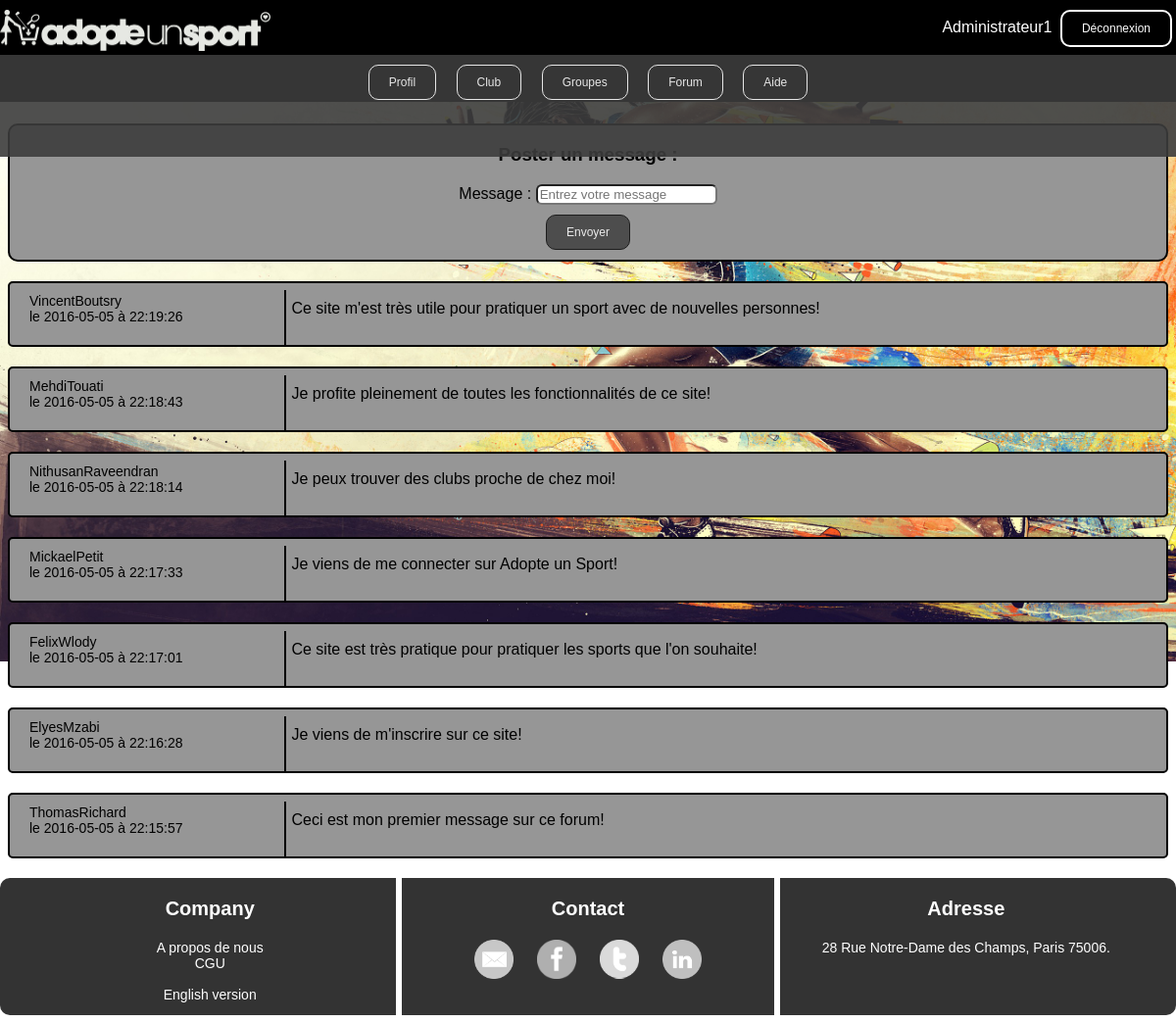
/forum.php (signed in), run on the app's committed database.
### tables this page shows
CREATE TABLE IF NOT EXISTS `messages` (
  `Id_message` int(11) NOT NULL AUTO_INCREMENT,
  `Contenu` varchar(5000) NOT NULL,
  `Date_message` date NOT NULL,
  `Heure_message` time NOT NULL,
  `Pseudo_membre_inscrit` varchar(255) NOT NULL,
  PRIMARY KEY (`Id_message`)
);

### forum.php (the view, shortened to what this page needs)
<!DOCTYPE html>
<html>
	<head>
		<link href='assets/css/styleheaderfooter.css' rel='stylesheet' type='text/css' />
		<link href='assets/css/style.css' rel='stylesheet' type='text/css' />
	</head>
	<body>
		<header>
			<div class="container haut">
				<div class="connexion element"><a href="index.php"><img class="logosite" src="Images/adopteunsportnb.png" /></a></div>
				<div class="connexion droite element">
					<?php
						if (!isset($_SESSION['Pseudo'])) {
							?>
							<a href="inscription.php" class="button">Inscription</a>
							<a href="pageconnection.php" class="button">Connexion</a>
							<?php
						}
						else if (isset($_SESSION['Pseudo'])) {
							?>
							<a href="membre.php" class="lienpseudo"><?php echo($_SESSION['Pseudo']) ?></a>
							<a href="deconnexion.php" class="button">Déconnexion</a>
							<?php
						}
					?>
           		</div>
			</div>
			<div class="menu haut">
				<a href="membre.php" class="button2">Profil</a>
				<a href="clubs.php" class="button2">Club</a>
				<a href="groupes.php" class="button2">Groupes</a>
				<a href="forum.php" class="button2">Forum</a>
				<a href="faq.php" class="button2">Aide</a>
			</div>
		</header>
		<div class="forum">
			<?php
				if (isset($_SESSION['Pseudo'])) {
				?>
					<form action="forum_post.php" method="post" class="forumformulaire">
						<h3>Poster un message :</h3>
			        	<label for="Contenu">Message</label> :  <input type="text" name="Contenu" id="Contenu" placeholder="Entrez votre message" /><br />
					    <input type="submit" value="Envoyer" id="valider" />
			    	</form>
	    	<?php
	    		}
	    	?>
			<?php
			try
			{
				$bdd = new PDO('mysql:host=localhost;dbname=app_info;charset=utf8', 'root', '');
			}
			catch(Exception $e)
			{
	        	die('Erreur : '.$e->getMessage());
			}
			$reponse = $bdd->query('SELECT Pseudo_membre_inscrit, Contenu, Date_message, Heure_message FROM messages ORDER BY Id_message DESC ');
			while ($donnees = $reponse->fetch())
			{ ?>
				<div class="postsforum">
				<div class="auteur caseforum">
					<?php
					echo $donnees['Pseudo_membre_inscrit'] . '<br/>' . 'le ';
					echo $donnees['Date_message'] . ' à ';
					echo $donnees['Heure_message'];
					?>
				</div>
				<div class="msg caseforum">
					<?php
					echo $donnees['Contenu'] . '<br /><br />';
					?>
				</div>
			</div>
			<?php
			}
			?>
		</div>
		<footer>
			<div class="company bas">
				<h3>Company</h3>
				<a href="groupe6c.php" class="lienfootercompany">A propos de nous</a>
				<a href="cgu.php" class="lienfootercompany">CGU</a><br/>
				<a href="accueilen.php" class="lienfootercompany">English version</a>
			</div>
			<div class="espace bas">
			</div>
			<div class="contact bas">
				<h3>Contact</h3>
				<a href="https://www.google.fr" class="rsociaux mail"></a>
				<a href="https://www.facebook.com" class="rsociaux fb"></a>
				<a href="https://www.google.fr" class="rsociaux twitter"></a>
				<a href="https://www.google.fr" class="rsociaux linkedin"></a>
			</div>
			<div class="espace bas">
			</div>
			<div class="adresse bas">
				<h3>Adresse</h3>
				<p>28 Rue Notre-Dame des Champs, Paris 75006.</p>
			</div>
		</footer>
    </body>
</html>

### assets/css/styleheaderfooter.css (style rules this page uses)
.container { background-color: rgb(0,0,0); opacity: 1; border-radius: 0px; color: black; position: fixed; width:100%; height: 10%; margin-left: -8px; margin-right: -10px; margin-top: -8px; display: block; }
.menu { background-color: rgb(60,60,60); opacity: 0.9; position: fixed; margin-top: 4%; width:100%; height: 10%; margin-left: -8px; text-align: center; display: block; }
.logosite { height: 42px; width: 276px; margin-top: 10px; }
.connexion { display: inline-block; }
.droite { float: right; }
.lienpseudo { color: white; }
.button { background-color: rgb(0,0,0); border: solid white 2px; border-radius: 10px; color: white; padding: 10px 20px; text-align: center; text-decoration: none; display: inline-block; font-size: 12px; margin: 10px 4px; cursor: pointer; }
.button2 { background-color: rgb(60,60,60); border: solid white 1px; border-radius: 10px; color: white; padding: 10px 20px; text-align: center; text-decoration: none; display: inline-block; font-size: 12px; margin: 10px 8px; cursor: pointer; }
footer { position: relative; background-color: rgb(0,0,0); opacity: 0.8; color:white; text-align: center; border-radius: 10px; margin-left: -8px; margin-right: -8px; font-size: 14px; }
footer a { margin-right: 10px; margin-left: 10px; color: white; }
footer h3 { font-size: 20px; }
.bas { position: relative; display: inline-block; width: 25%; margin-left: 3%; margin-right: 3%; height: 140px; vertical-align: top; }
.espace { width: 0.5%; margin-left: 0%; margin-right: 0%; background-color: rgb(255,255,255); }
.lienfootercompany { display: block; }
.rsociaux { display: inline-block; height: 40px; width: 40px; }
.mail { background-image: url('Images/mailnb.png'); background-size: 100%; }
.fb { background-image: url('Images/fbnb1.png'); background-size: 100%; }
.twitter { background-image: url('Images/twitternb.png'); background-size: 100%; }
.linkedin { background-image: url('Images/linkedinnb.png'); background-size: 100%; }

### assets/css/style.css (style rules this page uses)
body { background-image : url('Images/course.jpeg'); background-size: 100%; background-repeat: no-repeat; background-attachment: fixed; display: block; color : black; font-family : "Verdana", cursive, sans-serif; }
a { color: black; text-decoration: none; }
input { border-radius: 6px; }
.forum { margin-top: 10%; width: 100%; display: inline-block; }
.forumformulaire { text-align: center; border: solid black 2px; background-color: rgb(150,150,150); border-radius: 10px; }
.auteur { vertical-align: text-bottom; padding-right: 20px; padding-left: 20px; font-size: 14px; width: 20%; }
.msg { padding-right: 5px; padding-left: 5px; border-left: solid black 2px; }
.caseforum { display: inline-block; padding-top: 10px; padding-bottom: 10px; }
.postsforum { background-color: rgb(150,150,150); border: solid black 2px; border-radius: 5px; margin-top: 20px; margin-bottom: 20px; }
#valider { background-color: rgb(60,60,60); border: solid black 1px; border-radius: 10px; color: white; padding: 10px 20px; text-align: center; text-decoration: none; display: inline-block; font-size: 12px; margin: 10px 8px; cursor: pointer; opacity: 0.8; }

### data on the page
messages: Pseudo_membre_inscrit "VincentBoutsry", Date_message "2016-05-05", Heure_message "22:19:26", Contenu "Ce site m'est très utile pour pratiquer un sport avec de nouvelles personnes!"
messages: Pseudo_membre_inscrit "MehdiTouati", Date_message "2016-05-05", Heure_message "22:18:43", Contenu "Je profite pleinement de toutes les fonctionnalités de ce site!"
messages: Pseudo_membre_inscrit "NithusanRaveendran", Date_message "2016-05-05", Heure_message "22:18:14", Contenu "Je peux trouver des clubs proche de chez moi!"
messages: Pseudo_membre_inscrit "MickaelPetit", Date_message "2016-05-05", Heure_message "22:17:33", Contenu "Je viens de me connecter sur Adopte un Sport!"
messages: Pseudo_membre_inscrit "FelixWlody", Date_message "2016-05-05", Heure_message "22:17:01", Contenu "Ce site est très pratique pour pratiquer les sports que l'on souhaite!"
messages: Pseudo_membre_inscrit "ElyesMzabi", Date_message "2016-05-05", Heure_message "22:16:28", Contenu "Je viens de m'inscrire sur ce site!"
messages: Pseudo_membre_inscrit "ThomasRichard", Date_message "2016-05-05", Heure_message "22:15:57", Contenu "Ceci est mon premier message sur ce forum!"

### other printed values
$_SESSION['Pseudo'] "Administrateur1"
